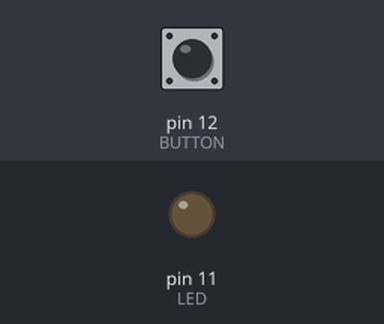
Simulated run of this sketch. Board: Arduino Uno, built with avr-gcc and run on an emulated ATmega328P. Shown: output pins drawn as LEDs (lit = HIGH). The test bench sets the inputs (shaded band); at power-on: pin 12 (BUTTON) HIGH.

Above: at 1.2 s.
1.3 s: pin 12 (BUTTON) pulled LOW for 0.15 s
At 1.37 s:
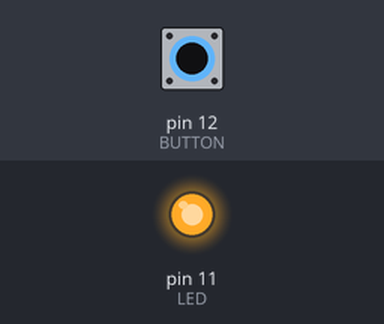
2.9 s: pin 12 (BUTTON) pulled LOW for 3.2 s
At 7.1 s:
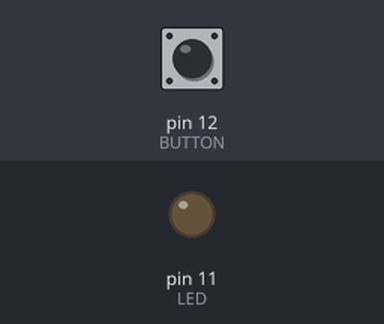
Timing chart, 0 to 8.6 s (numbered marks = the images above; inputs shaded):
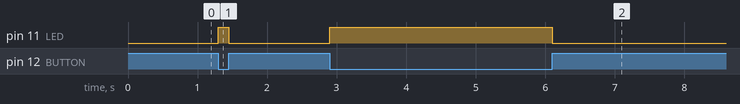

The sketch:

BluePrint25Workshop1.ino
```cpp
#define LED 11
#define BUTTON 12

void setup() {
  // put your setup code here, to
  pinMode(LED, OUTPUT);
  pinMode(BUTTON, INPUT_PULLUP);
}

void fade_led() {
  // put your main code here, to run repeatedly:
 for (int i = 0; i <= 255; i++) {
  analogWrite(LED,i);
  delay(10);
 }
 for (int i = 255; i >= 0; i--) {
  analogWrite(LED,i);
  delay(10);
 }
}

void loop() {
  //fade_led();
  int button = digitalRead(BUTTON);

  if (button == 0){ // When button is pressed
    digitalWrite(LED, HIGH);
  } else {
    digitalWrite(LED, LOW);
  }


}
```

Measured:
- after the input at 1.3 s, pin 11 (LED): LOW → HIGH at once, → LOW 0.15 s later
- after the input at 2.9 s, pin 11 (LED): LOW → HIGH at once, → LOW 3.2 s later
